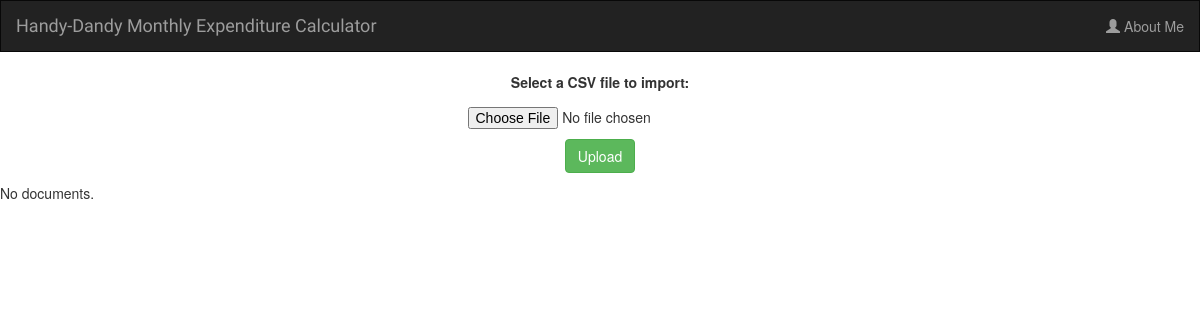
/upload/list_files/, run on an earlier commit of the app's database.
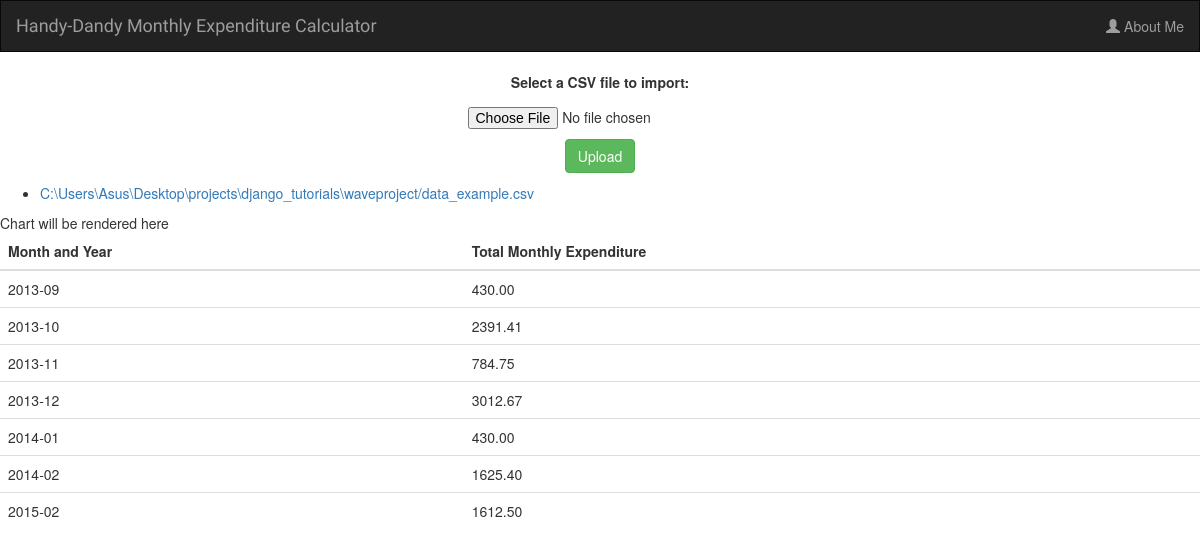
And on a later commit of the database.
### upload/models.py (models this page shows)
class Document(models.Model):
    docfile = models.FileField(upload_to='documents')

### upload/views.py (the view)
def list_files(request):
    if request.method == 'POST':
        form = UploadFileForm(request.POST, request.FILES)
        if form.is_valid():
            save_file_content_to_database(request.FILES['docfile'])
            return HttpResponseRedirect(reverse('list_files'))
    else:
        form = UploadFileForm()  # A empty, unbound form
    documents = Document.objects.all()
    monthly_expenses = calculate_total_expenses_per_month()
    date_helper = DateHelper()
    ds = DataPool(
        series=[{
            'options': {
                'source': MonthlyExpenditure.objects.all()
            },
            'terms': [
                'year',
                'monthly_expenditure',
                'month',
            ]
        }]
    )
    cht = Chart(
        datasource=ds,
        series_options=[{
            'options': {
                'type': 'pie',
                'stacking': False
            },
            'terms': {
                'month': ['monthly_expenditure'],
            }
        }],
        chart_options={
            'title': {
                'text': 'Total expenditures per month (over all years)'
            }
        },
        x_sortf_mapf_mts=(None, date_helper.month_name, False)
    )
    return render(
        request,
        'upload/list_files.html',
        {'documents': documents, 'monthly_expenses': monthly_expenses,
         'form': form, 'expensechart': cht}
    )

### upload/forms.py
class UploadFileForm(forms.Form):
    docfile = forms.FileField(
        label='Select a CSV file to import:',
        validators=[validate_file_extension]
    )

### upload/file_handler.py (called while the page is built)
def calculate_total_expenses_per_month():
    currency_helper = CurrencyHelper()
    year_month_dict = {}
    for instance in DocumentEntry.objects.all():
        year_month = str(instance.date.year) +\
            "-" + str('%02d' % instance.date.month)
        if year_month not in year_month_dict:
            year_month_dict[year_month] = \
                instance.tax_amount + instance.pre_tax_amount
        else:
            year_month_dict[year_month] += \
                instance.tax_amount + instance.pre_tax_amount
    year_month_dict = {
        k: currency_helper.cents_to_dollars(v)
        for k, v in year_month_dict.items()
    }
    year_month_dict = collections.OrderedDict(sorted(year_month_dict.items()))
    return year_month_dict

### upload/utils.py (called while the page is built)
    def cents_to_dollars(self, cents):
        return format(float(cents) / 100.0, '.2f')

### upload/templates/upload/list_files.html (shortened to what this page needs)
{% extends 'upload/base.html' %}
{% block content %}
        <center>
        <form class="form-horizontal" action="{% url "list_files" %}" method="post" enctype="multipart/form-data">
            <p>{{ form.docfile.label_tag }} {{ form.docfile.help_text }}</p>
            <p>
                {{ form.docfile }}
            </p>
            <p><input class ="btn btn-success" type="submit" value="Upload"/></p>
        </form>
        </center>
        {% if documents %}
            <ul>
                {% for document in documents %}
                    <li><a href="{{ document.docfile.url }}">{{ document.docfile.name }}</a></li>
                {% endfor %}
            </ul>
            <div id='container'>
                Chart will be rendered here
            </div>
            <div class="table-responsive">
                <table class="table">
                    <thead>
                        <tr>
                            <th>Month and Year</th>
                            <th>Total Monthly Expenditure</th>
                        </tr>
                    </thead>
                    {% for key, value in monthly_expenses.items %}
                        <tr>
                            <td> {{ key }} </td>
                            <td> {{ value }} </td>
                        </tr>
                    {% endfor %}
                </table>
            </div>
        {% else %}
            <p>No documents.</p>
        {% endif %}
{% endblock %}

### upload/templates/upload/base.html (shortened to what this page needs)
<!DOCTYPE html>
<html>
    <head>
    {% load static %}
    {% load staticfiles %}
    <link rel="stylesheet" href="https://maxcdn.bootstrapcdn.com/bootstrap/3.3.6/css/bootstrap.min.css">
    <link rel="stylesheet" type="text/css" href="{% static 'upload/style.css' %}"/>
    {% load chartit %}
    </head>
    <body>
        <nav class="navbar navbar-inverse">
            <div class="container-fluid">
                <a class="navbar-brand" href="{% url 'list_files' %}">Handy-Dandy Monthly Expenditure Calculator</a>
                            <ul class="nav navbar-nav navbar-right">
                <li>
                    <a href="http://vprusso.github.io/">
                        <span class="glyphicon glyphicon-user" aria-hidden="true"></span> About Me
                    </a>
                </li>
            </ul>
            </div>
        </nav>
        {% block content %}
        {% endblock %}
    </body>
</html>

### upload/static/upload/style.css (style rules this page uses)
.navbar { border-radius: 0; }
.navbar-brand { font-family: 'Satisfy', cursive; }

What changed in the data, as far as the page shows it:
added Document: docfile.name "C:\\Users\\Asus\\Desktop\\projects\\django_tutorials\\waveproject/data_example.csv"
Also different on the page:
text no longer shown: "No documents."
text now shown: "Chart will be rendered here Month and Year Total Monthly Expenditure"
new list line: "2013-09 430.00"
new list line: "2013-10 2391.41"
new list line: "2013-11 784.75"
new list line: "2013-12 3012.67"
new list line: "2014-01 430.00"
new list line: "2014-02 1625.40"
new list line: "2015-02 1612.50"
